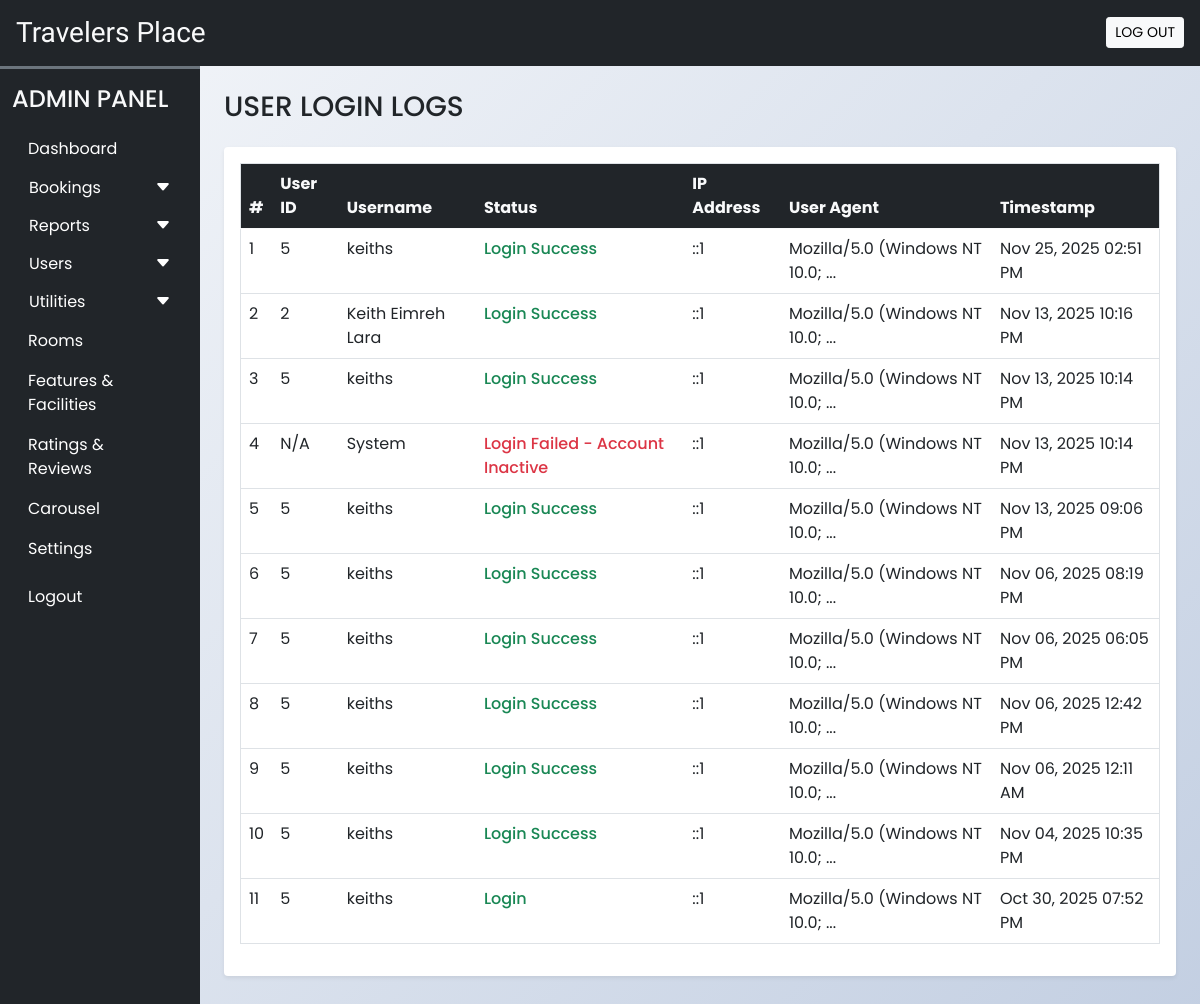
Before: /admin/user_login_logs.php (signed in) with the older database file.
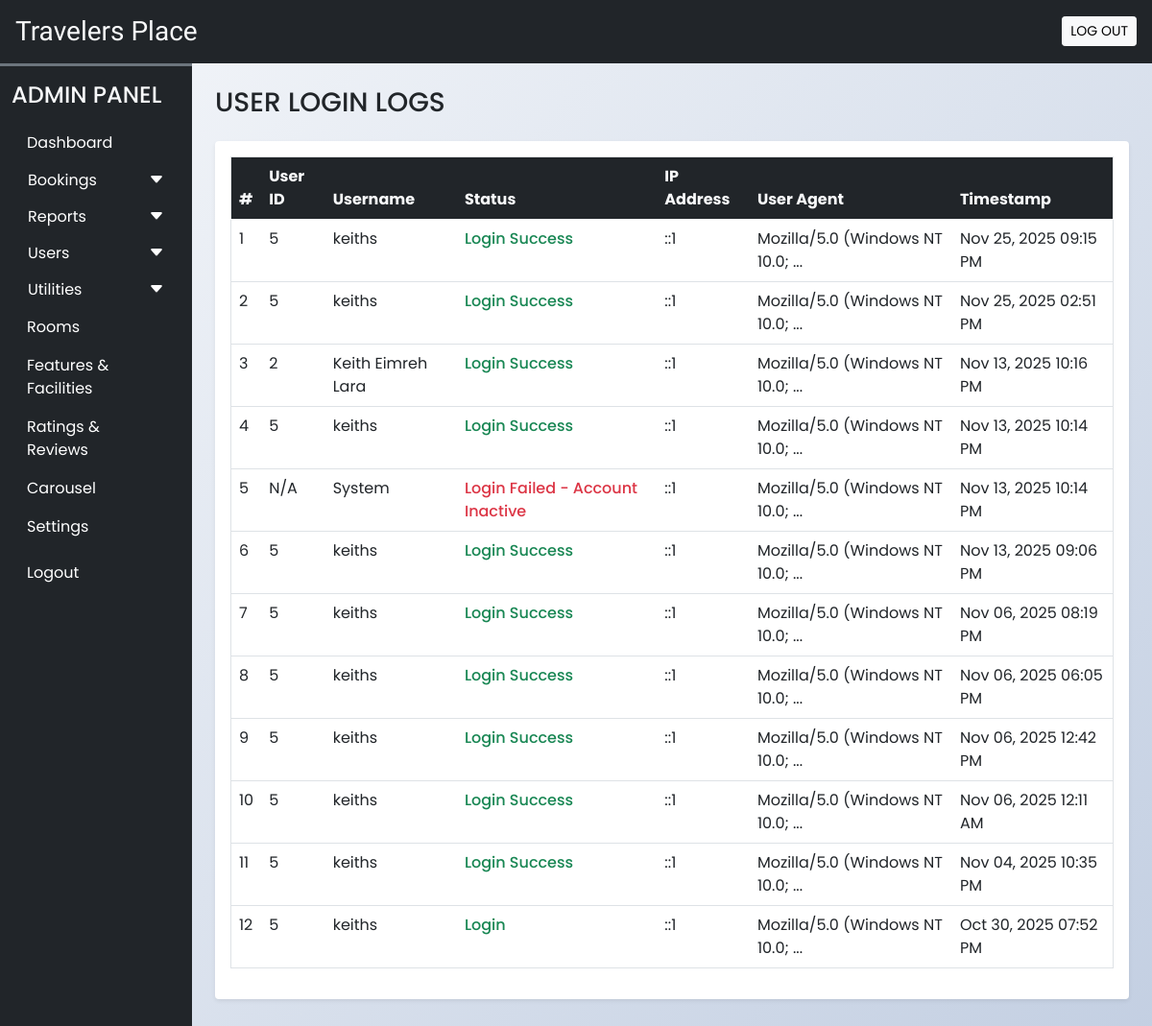
After: the same page with the newer database file.
### tables this page shows
CREATE TABLE `activity_logs` (
  `id` int(11) NOT NULL AUTO_INCREMENT,
  `user_id` int(11) DEFAULT NULL,
  `user_name` varchar(100) NOT NULL,
  `action` varchar(100) NOT NULL,
  `details` text DEFAULT NULL,
  `ip_address` varchar(45) DEFAULT NULL,
  `user_agent` text DEFAULT NULL,
  `created_at` timestamp NOT NULL DEFAULT current_timestamp(),
  PRIMARY KEY (`id`),
  KEY `idx_user_id` (`user_id`),
  KEY `idx_created_at` (`created_at`)
);

### admin/user_login_logs.php (the view, shortened to what this page needs)
<!DOCTYPE html>
<html lang="en">
<head>
  <?php require('inc/links.php'); ?>
  <link rel="stylesheet" href="https://cdn.datatables.net/1.13.6/css/dataTables.bootstrap5.min.css">
</head>
<body class="bg-light">
  <?php require('inc/header.php'); ?>
  <div class="container-fluid" id="main-content">
    <div class="row">
      <div class="col-lg-10 ms-auto p-4 overflow-hidden">
        <h3 class="mb-4">USER LOGIN LOGS</h3>
        <div class="card border-0 shadow-sm mb-4">
          <div class="card-body">
            <div class="table-responsive">
              <table class="table table-hover border" id="login-logs-table">
                <thead class="bg-dark text-light">
                  <tr>
                    <th>#</th>
                    <th>User ID</th>
                    <th>Username</th>
                    <th>Status</th>
                    <th>IP Address</th>
                    <th>User Agent</th>
                    <th>Timestamp</th>
                  </tr>
                </thead>
                <tbody>
                  <?php
                  $con = $GLOBALS['con'];
                  $query = "SELECT * FROM `activity_logs`
                           WHERE `action` LIKE 'Login%'
                           ORDER BY `created_at` DESC";
                  $res = mysqli_query($con, $query);
                  $i = 1;
                  while($row = mysqli_fetch_assoc($res)) {
                    $statusClass = strpos($row['action'], 'Failed') !== false ? 'status-failed' : 'status-success';
                    echo "
                    <tr>
                      <td>$i</td>
                      <td>" . ($row['user_id'] ?: 'N/A') . "</td>
                      <td>" . htmlspecialchars($row['user_name']) . "</td>
                      <td class='$statusClass'>" . htmlspecialchars($row['action']) . "</td>
                      <td>" . htmlspecialchars($row['ip_address']) . "</td>
                      <td title='" . htmlspecialchars($row['user_agent']) . "'>" .
                         (strlen($row['user_agent']) > 30 ?
                          substr(htmlspecialchars($row['user_agent']), 0, 30) . '...' :
                          htmlspecialchars($row['user_agent'])) .
                      "</td>
                      <td>" . date('M d, Y h:i A', strtotime($row['created_at'])) . "</td>
                    </tr>
                    ";
                    $i++;
                  }
                  ?>
                </tbody>
              </table>
            </div>
          </div>
        </div>
      </div>
    </div>
  </div>
</body>
</html>

### admin/inc/links.php (shortened to what this page needs)
<link rel="stylesheet" href="https://cdn.jsdelivr.net/npm/bootstrap-icons@1.9.1/font/bootstrap-icons.css">
<link href="https://cdn.jsdelivr.net/npm/bootstrap@5.0.2/dist/css/bootstrap.min.css" rel="stylesheet">
<link rel="stylesheet" href="css/common.css?v=<?php echo filemtime('css/common.css'); ?>">

### admin/inc/header.php (shortened to what this page needs)
<?php
  $admin_role = $_SESSION['adminRole'] ?? 'admin';
?>
<div class="container-fluid bg-dark text-light p-3 d-flex align-items-center justify-content-between sticky-top">
  <h3 class="mb-0 h-font">Travelers Place</h3>
  <a href="logout.php" id="admin-logout" class="btn btn-light btn-sm">LOG OUT</a>
</div>
<div class="col-lg-2 bg-dark border-top border-3 border-secondary" id="dashboard-menu">
  <nav class="navbar navbar-expand-lg navbar-dark">
    <div class="container-fluid flex-lg-column align-items-stretch">
      <h4 class="mt-2 text-light">ADMIN PANEL</h4>
      <div class="collapse navbar-collapse flex-column align-items-stretch mt-2" id="adminDropdown">
        <ul class="nav nav-pills flex-column">
          <li class="nav-item">
            <a class="nav-link text-white" href="dashboard.php">Dashboard</a>
          </li>
          <button class="btn text-white px-3 w-100 shadow-none text-start d-flex align-items-center justify-content-between" type="button" data-bs-toggle="collapse" data-bs-target="#bookingLinks">
            <span>Bookings</span>
            <span><i class="bi bi-caret-down-fill"></i></span>
          </button>
          <button class="btn text-white px-3 w-100 shadow-none text-start d-flex align-items-center justify-content-between" type="button" data-bs-toggle="collapse" data-bs-target="#reportsLinks">
            <span>Reports</span>
            <span><i class="bi bi-caret-down-fill"></i></span>
          </button>
          <?php if($admin_role === 'admin'): ?>
            <button class="btn text-white px-3 w-100 shadow-none text-start d-flex align-items-center justify-content-between" type="button" data-bs-toggle="collapse" data-bs-target="#usersLinks">
              <span>Users</span>
              <span><i class="bi bi-caret-down-fill"></i></span>
            </button>
            <button class="btn text-white px-3 w-100 shadow-none text-start d-flex align-items-center justify-content-between" type="button" data-bs-toggle="collapse" data-bs-target="#utilitiesLinks">
              <span>Utilities</span>
              <span><i class="bi bi-caret-down-fill"></i></span>
            </button>
            <li class="nav-item">
              <a class="nav-link text-white" href="rooms.php">Rooms</a>
            </li>
            <li class="nav-item">
              <a class="nav-link text-white" href="features_facilities.php">Features & Facilities</a>
            </li>
            <li class="nav-item">
              <a class="nav-link text-white" href="rate_review.php">Ratings & Reviews</a>
            </li>
            <li class="nav-item">
              <a class="nav-link text-white" href="carousel.php">Carousel</a>
            </li>
            <li class="nav-item">
              <a class="nav-link text-white" href="settings.php">Settings</a>
            </li>
          <?php else: ?>
            <li class="nav-item">
              <a class="nav-link text-white" href="change_password.php">Change Password</a>
            </li>
          <?php endif; ?>
          <li class="nav-item mt-2">
            <a class="nav-link text-white" href="logout.php">Logout</a>
          </li>
        </ul>
      </div>
    </div>
  </nav>
</div>

### admin/css/common.css (style rules this page uses)
:root { --teal: #2ec1ac; --teal_hover: #279e8c; }
* { font-family: 'Poppins', sans-serif; }
.h-font { font-family: 'Merienda', cursive; }
#dashboard-menu { position: fixed; height: 100%; z-index: 11; }
body.bg-light { background: linear-gradient(135deg, #f5f7fa 0%, #c3cfe2 100%); min-height: 100vh; }

### admin/user_login_logs.php (style rules this page uses)
.status-success { color: #198754; font-weight: 500; }
.status-failed { color: #dc3545; font-weight: 500; }

Changed rows visible on the page:
added activity_logs: user "5", user_name "keiths", action "Login Success", ip_address "::1", user_agent "Mozilla/5.0 (Windows NT 10.0;", created_at "Nov 25, 2025 09:15 PM"
